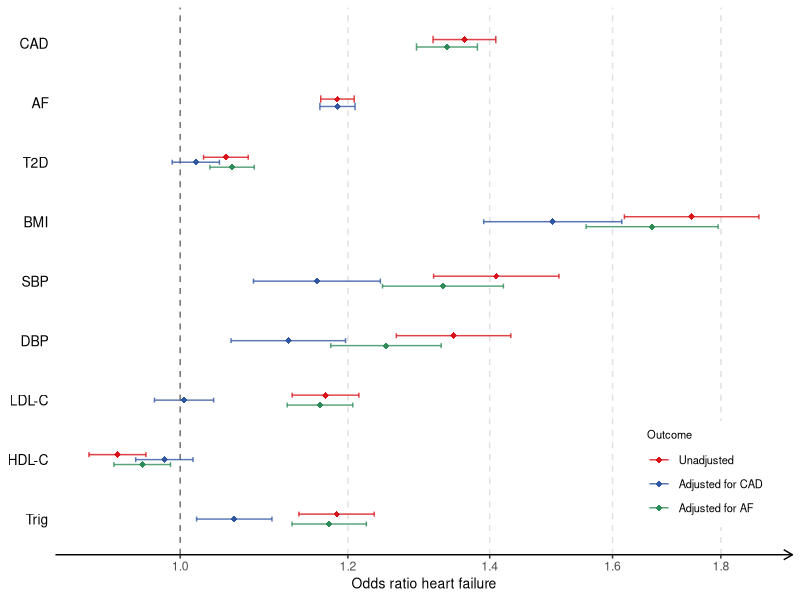

This figure's R source:
## ---- chunk 1
knitr::opts_chunk$set(echo = TRUE)
## ---- chunk 2
library(tidyverse)

# Standard deviation info from publication
sd_info <- tibble(Trait = c("SBP", "DBP", "HeartRate"),
                  SD = c(20.7, 11.3, 11.1))

trait_order <- c("CAD", "AF", "T2D",
                 "BMI", "SBP", "DBP", "LDL-C", "HDL-C", "Trig")
bin_traits <-  c("CAD", "AF", "T2D")

data <- read_tsv("data.tsv") %>% 
  rename(b = bxy, Trait = Exposure) %>% 
  mutate(Trait = case_when(Trait == "HDL" ~ "HDL-C",
                           Trait == "LDL" ~ "LDL-C",
                           T ~ Trait))  %>% 
  left_join(sd_info, by="Trait") %>% 
  filter(Trait %in% trait_order,
         (Outcome != "HFcondAF" & Trait != "CAD") |
         (Outcome != "HFcondCAD" & Trait != "AF")) %>% 
  
  mutate(b_sd = ifelse(is.na(SD), b, b*SD),
         se_sd = ifelse(is.na(SD), se, se*SD),
         OR = exp(b_sd),
         LCI = exp(b_sd - qnorm(0.975)*se_sd),
         UCI = exp(b_sd + qnorm(0.975)*se_sd),
         Outcome = factor(Outcome, levels = c("HFcondAF", "HFcondCAD", "HF")),
         Trait = factor(Trait, levels = rev(trait_order))) %>% 
  arrange(match(Trait, trait_order))

## ---- chunk 3
pallete <- c("seagreen", "#3057a2", "#d81319")

ggplot(data, aes(y = OR, x = Trait)) + 
  theme_classic() +
  coord_flip(clip = "off") +
  scale_y_continuous(trans = "log", breaks = seq(0.8, 1.8, 0.2)) +
  geom_hline(yintercept = 1, color = "gray34", linetype="dashed", alpha =0.8) +
  geom_point(aes(color = Outcome), shape = "diamond",
             size =2, position = position_dodge(width = 0.25)) +
  geom_errorbar(aes(ymin = LCI, ymax=UCI, color = Outcome),
                alpha=0.8, width=0.25, position =position_dodge(width = 0.25)) +
  scale_color_manual(values = pallete, guide = guide_legend(reverse = T),
                     labels = c("Adjusted for AF", "Adjusted for CAD", "Unadjusted")) +
  labs(y = "Odds ratio heart failure") +
  theme(
    panel.grid.major.x =  element_line(color = "gray88", linetype = "dashed"),
    legend.box.background = element_rect(size = 0),
    legend.justification=c(1,0), legend.position=c(0.97,0.05),
    legend.title = element_text(size = 8),
    legend.text = element_text(size = 8),
    # legend.box.background = element_blank(),
    axis.text.y = element_text(color = "black", size = 10),
    axis.title.x = element_text(color = "black", size = 10),
    axis.line.x = element_line(arrow = arrow(length = unit(0.5, "lines"))),
    axis.title.y = element_blank(),
    axis.line.y = element_blank(),
    axis.ticks.y = element_blank()
  )
